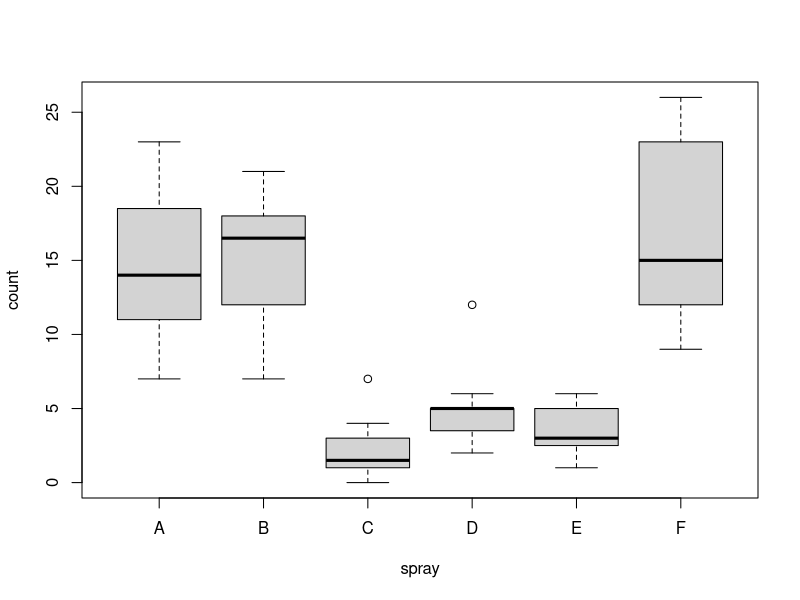
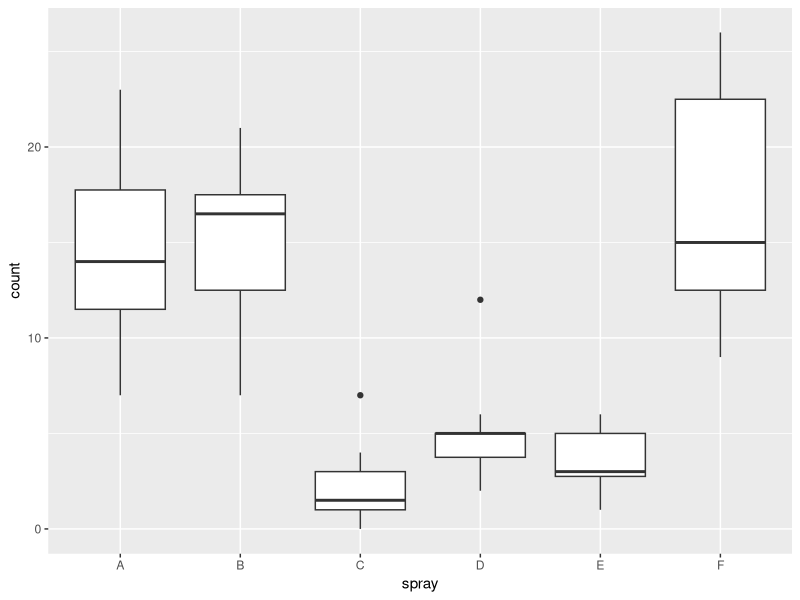

These figures' R source, in order:
## ---- chunk 1
str(InsectSprays)
boxplot(count ~ spray, data = InsectSprays)
## ---- chunk 2
library(ggplot2)
ggplot(data = InsectSprays, aes(x = spray, y = count)) + 
    geom_boxplot()
